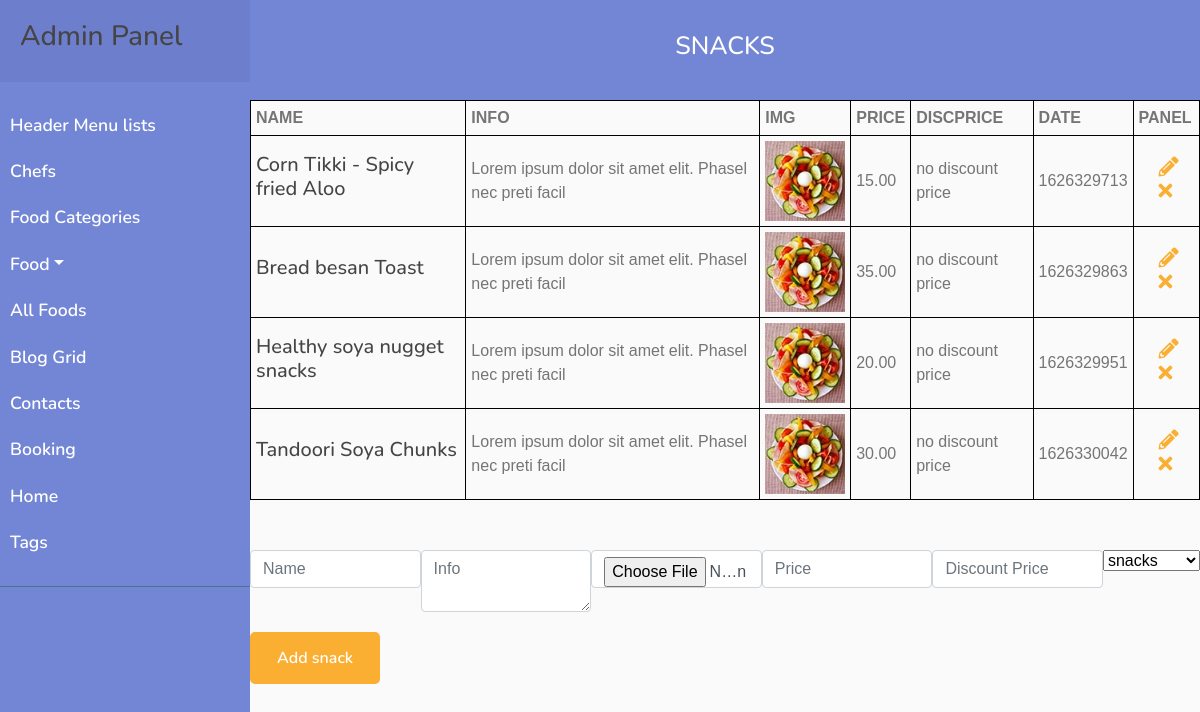
/php/admin/snacks.php?catId=2, run on the app's committed database.
### tables this page shows
CREATE TABLE `all_foods` (
  `id` int(16) NOT NULL,
  `name` varchar(128) NOT NULL,
  `info` text NOT NULL,
  `img` varchar(128) NOT NULL,
  `price` varchar(16) NOT NULL,
  `discPrice` varchar(16) NOT NULL,
  `categories_id` int(16) NOT NULL,
  `date` int(32) NOT NULL
);

### php/admin/snacks.php (the view, shortened to what this page needs)
<!DOCTYPE html>
<html lang="en">
<head>
    <link href="https://stackpath.bootstrapcdn.com/bootstrap/4.4.1/css/bootstrap.min.css" rel="stylesheet">
    <link href="https://cdnjs.cloudflare.com/ajax/libs/font-awesome/5.10.0/css/all.min.css" rel="stylesheet">
    <link href="../../lib/animate/animate.min.css" rel="stylesheet">
    <link href="../../lib/owlcarousel/assets/owl.carousel.min.css" rel="stylesheet">
    <link href="../../lib/flaticon/font/flaticon.css" rel="stylesheet">
    <link href="../../lib/tempusdominus/css/tempusdominus-bootstrap-4.min.css" rel="stylesheet" />
    <link href="../../css/style.css" rel="stylesheet">
</head>
<body>
    <div class="admin">
        <?php
        require_once "../../components/adminFoodNav.php";
        ?>
        <div class="admin__section admin__section_header-list">
            <div class="admin__section_head">
                <h3 class="admin__section_title">Snacks</h3>
            </div>
            <div class="admin__section_content">
                <div class="admin__section_content">
                    <div class="admin__burgers">
                        <table class="admin__table">
                            <tr>
                                <th class="admin__table_title">name</th>
                                <th class="admin__table_title">info</th>
                                <th class="admin__table_title">img</th>
                                <th class="admin__table_title">price</th>
                                <th class="admin__table_title">discPrice</th>
                                <th class="admin__table_title">date</th>
                                <th class="admin__table_title">panel</th>
                            </tr>
                            <?php
                            $query = "SELECT * FROM all_foods WHERE categories_id = $_GET[catId]";
                            $result = mysqli_query($mysqli, $query);
                            while ($row = mysqli_fetch_assoc($result)) {
                            ?>
                                <tr class="admin__section_item">
                                    <td class="admin__section_item_td">
                                        <h3 class="admin__section_item_name">
                                            <?php echo $row['name'] ?>
                                        </h3>
                                    </td>
                                    <td class="admin__section_item_td">
                                        <?php echo $row['info'] ?>
                                    </td>
                                    <td class="admin__section_item_td">
                                        <div class="admin__section_img">
                                            <img src="../../img/foods/<?php echo $row['img'] ?>" alt="<?php echo $row['name'] ?>">
                                        </div>
                                    </td>
                                    <td class="admin__section_item_td">
                                        <?php echo $row['price'] ?>
                                    </td>
                                    <td class="admin__section_item_td">
                                        <?php echo $row['discPrice'] ? $row['discPrice'] : "no discount price" ?>
                                    </td>
                                    <td class="admin__section_item_td">
                                        <?php echo $row['date'] ?>
                                    </td>
                                    <td class="admin__section_item_td">
                                        <a href="?catId=<?php echo $_GET["catId"] ?>&id=<?php echo $row["id"] ?>">
                                            <i class="example__class admin__icon fas fa-pencil-alt"></i>
                                        </a>
                                        <a href="./allFoods/remove.php?id=<?php echo $row["id"] ?>">
                                            <i class="admin__icon fas fa-times"></i>
                                        </a>
                                    </td>
                                </tr>
                            <?php } ?>
                        </table>
                    </div>
                    <?php
                    $id = '';
                    $name = '';
                    $info = '';
                    $price = '';
                    $discPrice = '';
                    ?>
                    <form class="admin__form"
                    action="<?php if (isset($_GET['id'])) {echo './allFoods/update.php?id=' . $id;} else {echo './allFoods/insert.php';} ?>" method="POST" enctype="multipart/form-data">
                        <div class="form__flex">
                            <input class="admin__inp admin__inp_food form-control" type="text" name="name" placeholder="Name" required value="<?php echo $name ?>">
                            <textarea class="admin__inp admin__inp_food form-control" name="info" placeholder="Info"><?php echo $info ?></textarea>
                            <input class="admin__inp admin__inp_food form-control" type="file" name="img"
                            <?php if (!isset($_GET['id'])) {echo 'required';} ?>>
                            <input class="admin__inp admin__inp_food form-control" type="number" name="price" placeholder="Price" required value="<?php echo $price ?>">
                            <input class="admin__inp admin__inp_food form-control" type="number" name="discPrice" placeholder="Discount Price" value="<?php echo $discPrice ?>">
                            <select name="categoriesId" id="categoriesId" name="categoriesId">
                                <?php
                                $query = 'SELECT * FROM food_categories';
                                $result = mysqli_query($mysqli, $query);
                                while ($row = mysqli_fetch_assoc($result)) { ?>
                                    <option value="<?php echo $row['id'] ?>" <?php if ($row['id'] == 2) {
                                                                                    echo "selected='true'";
                                                                                } else {
                                                                                    echo false;
                                                                                } ?>>
                                        <?php echo $row['name'] ?></option>
                                <?php } ?>
                            </select>
                        </div>
                        <div>
                            <button class="btn custom-btn admin__form_btn">Add snack</button>
                        </div>
                    </form>
                </div>
            </div>
        </div>
    </div>
</body>
</html>

### css/style.css (style rules this page uses)
body { color: #757575; background: #ffffff; font-family: 'open sans', sans-serif; }
h1, h2, h3, h4, h5, h6 { color: #454545; font-family: 'Nunito', sans-serif; }
a { font-family: 'Nunito', sans-serif; font-weight: 600; color: #fbaf32; transition: .3s; }
.btn.custom-btn { padding: 12px 25px; font-family: 'Nunito', sans-serif; font-size: 16px; font-weight: 600; color: #ffffff; background: #fbaf32; border: 2px solid #fbaf32; border-radius: 5px; transition: .5s; }
.form__flex { width: 100%; display: flex; justify-content: space-between; }
.admin__inp { width: 30%; }
.admin__inp_food { width: 18%; }
#categoriesId { height: max-content; }
.admin__form_btn { margin-top: 20px; }
body { font-family: 'Poppins', sans-serif; background: #fafafa; }
.admin { display: flex; justify-content: space-between }
.admin__section { width: calc(100% - 250px); }
.admin__section_head { width: 100%; height: 100px; background: #7386D5; display: flex; justify-content: center; align-items: center; }
.admin__section_title { font-size: 25px; color: #ffffff; text-transform: uppercase; }
.admin__section_content { width: 100%; height: calc(100% - 100px); }
.admin__table { width: 100%; border-collapse: collapse; }
.admin__table_title { text-transform: uppercase; }
.admin__table_title, .admin__section_item_td { padding: 5px; border: 1px solid black; }
.admin__section_item { width: 100%; padding: 10px; }
.admin__section_img { width: 80px; }
.admin__section_img > img { width: 100%; display: block; }
.admin__section_item_name, .admin__section_item_pos { font-size: 20px; }
.admin__section_item_td:last-child { width: 7%; }
.admin__icon { font-size: 20px; cursor: pointer; margin-left: 20px; }
.admin__form { margin-top: 50px; }

### data on the page
all_foods: name "Corn Tikki - Spicy fried Aloo", info "Lorem ipsum dolor sit amet elit. Phasel nec preti facil", img (picture), price "15.00", discPrice "no discount price", date "1626329713"
all_foods: name "Bread besan Toast", info "Lorem ipsum dolor sit amet elit. Phasel nec preti facil", img (picture), price "35.00", discPrice "no discount price", date "1626329863"
all_foods: name "Healthy soya nugget snacks", info "Lorem ipsum dolor sit amet elit. Phasel nec preti facil", img (picture), price "20.00", discPrice "no discount price", date "1626329951"
all_foods: name "Tandoori Soya Chunks", info "Lorem ipsum dolor sit amet elit. Phasel nec preti facil", img (picture), price "30.00", discPrice "no discount price", date "1626330042"

### other printed values
form field categoriesId "snacks"
